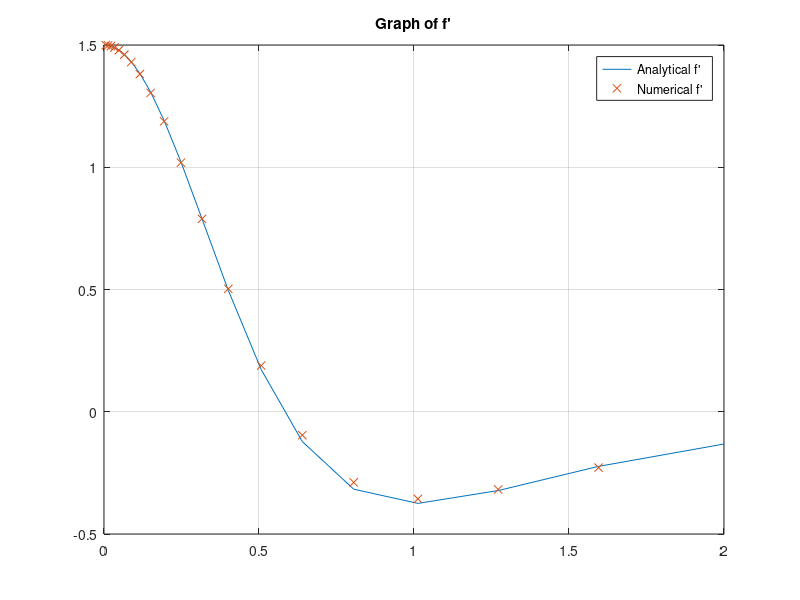
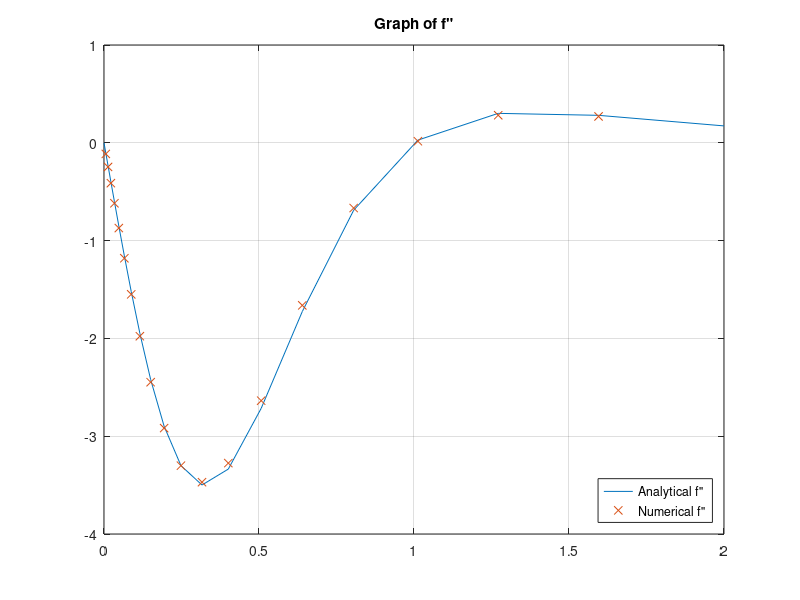
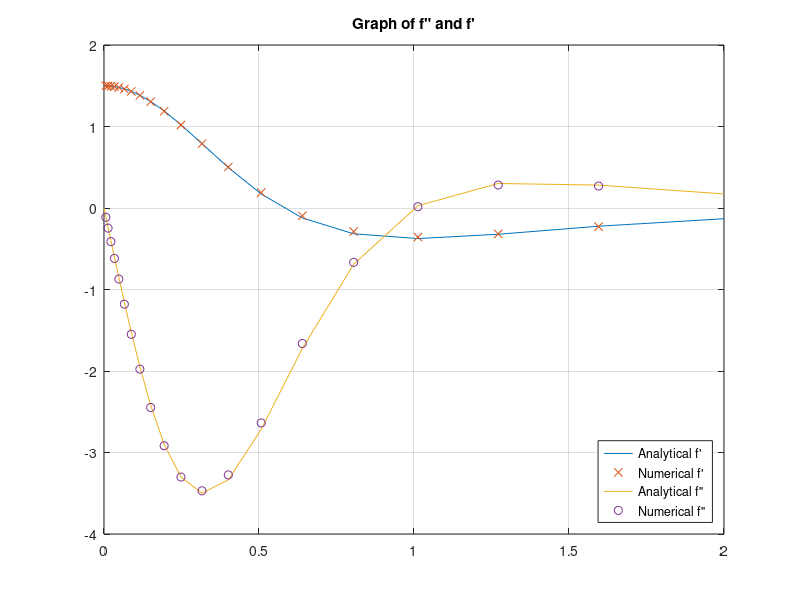

MATLAB code to generate these figures, in order:
clc
clear all

%a,ar,ar^2,ar^3,ar^4,...
%sum = a(1-r^n)/(1-r)

L = 2;      %length of the graph
n = 21;     %number of nodes
r = 1.25;   %arbitrary constant
dx1 = L*(1-r)/(1-r^(n-1));  %1st interval dx, coming from sum of geometric progression
dx = dx1*r.^(0:n-2);        %dx is the original interval, followed by dx*r^(0->19) for 20 elements
x = zeros(1,n);
for i = 2:1:n
    %x2 = dx1; x3 = dx1+dx2; .....
    x(1,i) = sum(dx(1:i-1));
end
sum(dx)     %since sum =2, we know the displacements are correct

y = (1.5.*x)./(1+x.^2).^2;

dydx = 3./(2*(x.^2 + 1).^2) - (6*x.^2)./(x.^2 + 1).^3;     %derivative from diff(y,1)
d2ydx2 = (36*x.^3)./(x.^2 + 1).^4 - (18.*x)./(x.^2 + 1).^3; %second deriv from diff(y,2)

inter_dydx = (y(3:end)+(r^2-1).*y(2:end-1)-r^2.*y(1:end-2))./(dx(1:end-1).*(r+r^2));
inter_d2ydx2 = (2.*(y(3:end)-(r+1).*y(2:end-1)+r.*y(1:end-2)))./(dx(1:end-1).^2*(r^2+r));

plot(x,dydx,x(2:end-1),inter_dydx,'x');
legend('Analytical f'' ','Numerical f'' ');
title('Graph of f''');
grid on
figure;

plot(x,d2ydx2,x(2:end-1),inter_d2ydx2,'x');
legend('Analytical f"','Numerical f"','location','southeast');
title('Graph of f"');
grid on
figure; 

plot(x,dydx,x(2:end-1),inter_dydx,'x',x,d2ydx2,x(2:end-1),inter_d2ydx2,'o');
legend('Analytical f''','Numerical f''','Analytical f"','Numerical f"','location','southeast');
title('Graph of f" and f''');
grid on
